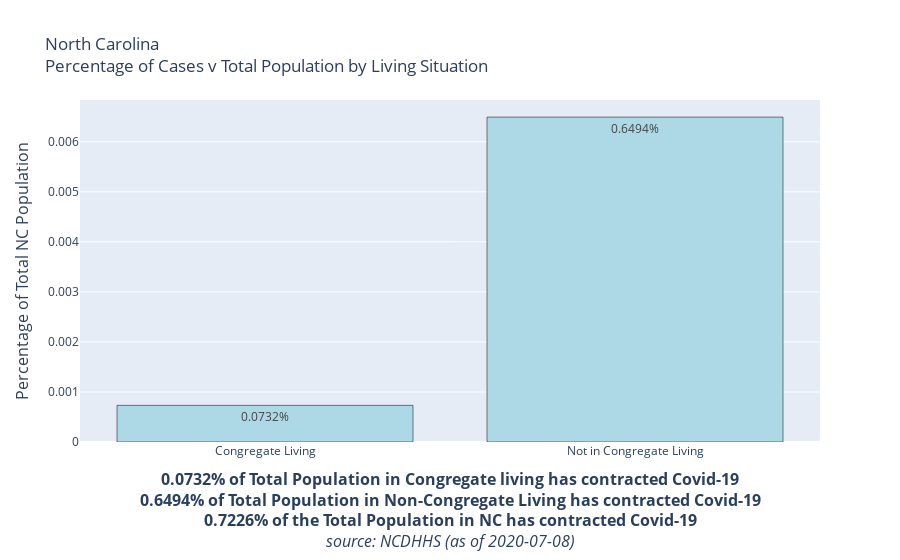

Notebook cell for this chart:
### Code cell
Total_Cases_Congregate = '{:.4%}'.format(df_grouped.reset_index()['%TotalPop/Cases'][0])
Total_Cases_Non_Congregate = '{:.4%}'.format(df_grouped.reset_index()['%TotalPop/Cases'][1])
Total_Cases = '{:.4%}'.format(df_grouped.reset_index()['%TotalPop/Cases'].sum())

fig = go.Figure(data=[
    go.Bar(name = '% Of All Deaths', x=df_grouped.reset_index()['Congregate_Living'],y = df_grouped.reset_index()['%TotalPop/Cases'], text=[Total_Cases_Congregate, Total_Cases_Non_Congregate],marker_color='lightblue',
            textposition='inside',marker_line_color='black')
#     go.Bar(name = '% Of All Cases', x=df_grouped.reset_index()['Congregate_Living'],y = df_grouped.reset_index()['%TotalPop/Cases'],text=['11% of All Cases', '89% of All Cases'],marker_color='lightblue',
#             textposition='inside',marker_line_color='black', textfont=dict(color="black"), hoverinfo='none')
])
# Change the bar mode
fig.update_layout(barmode='group', title = 'North Carolina<br>Percentage of Cases v Total Population by Living Situation',
    yaxis=dict(
        title='Percentage of Total NC Population',
        titlefont_size=16,
        tickfont_size=12,
    ),
    xaxis=dict(
        title=f"<b>{Total_Cases_Congregate} of Total Population in Congregate living has contracted Covid-19<br>{Total_Cases_Non_Congregate} of Total Population in Non-Congregate Living has contracted Covid-19<br>{Total_Cases} of the Total Population in NC has contracted Covid-19</b><br><i>source: NCDHHS (as of {Date})</i>",
        titlefont_size=16,
        tickfont_size=12,
    ),              
    legend=dict(
        x=0,
        y=1.0,
        bgcolor='rgba(255, 255, 255, 0)',
        bordercolor='rgba(255, 255, 255, 0)'
    ))

fig.show()
pio.write_html(fig, file='CasesVPopulation.html', auto_open=False)

### Figure 1 — Plotly figure (JSON) as saved in the notebook; plotly's stock layout.template omitted (floating-point values rounded to 4 significant figures)
{"data": [{"marker": {"color": "lightblue", "line": {"color": "black"}}, "name": "% Of All Deaths", "text": ["0.0732%", "0.6494%"], "textposition": "inside", "type": "bar", "x": ["Congregate Living", "Not in Congregate Living"], "y": [0.0007325, 0.006494]}], "layout": {"autosize": true, "barmode": "group", "legend": {"bgcolor": "rgba(255, 255, 255, 0)", "bordercolor": "rgba(255, 255, 255, 0)", "x": 0, "y": 1}, "title": {"text": "North Carolina<br>Percentage of Cases v Total Population by Living Situation"}, "xaxis": {"autorange": true, "range": [-0.5, 1.5], "tickfont": {"size": 12}, "title": {"font": {"size": 16}, "text": "<b>0.0732% of Total Population in Congregate living has contracted Covid-19<br>0.6494% of Total Population in Non-Congregate Living has contracted Covid-19<br>0.7226% of the Total Population in NC has contracted Covid-19</b><br><i>source: NCDHHS (as of 2020-07-08)</i>"}, "type": "category"}, "yaxis": {"autorange": true, "range": [0, 0.006835], "tickfont": {"size": 12}, "title": {"font": {"size": 16}, "text": "Percentage of Total NC Population"}, "type": "linear"}}}
